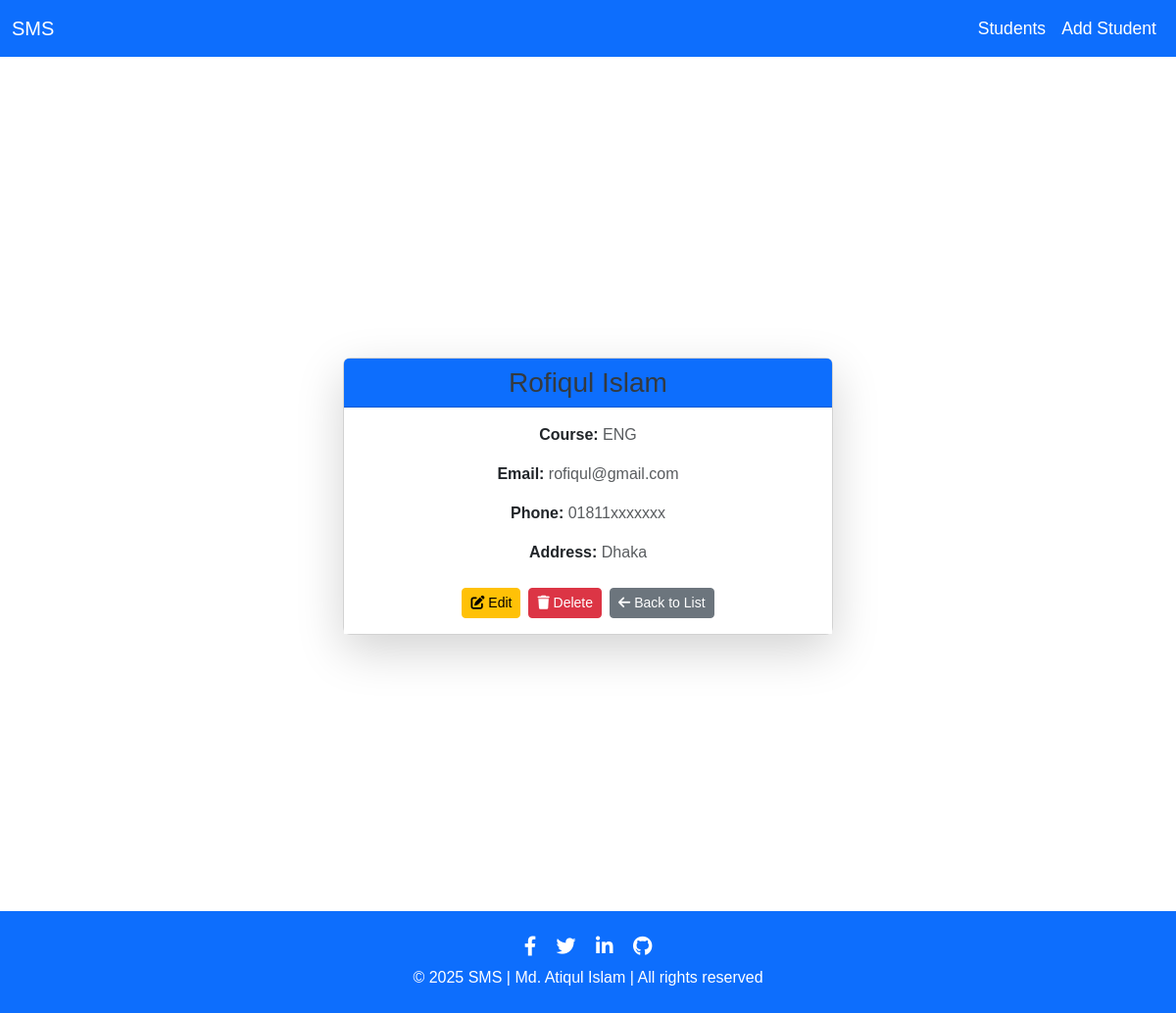
The app's page /detail/24/, older data.
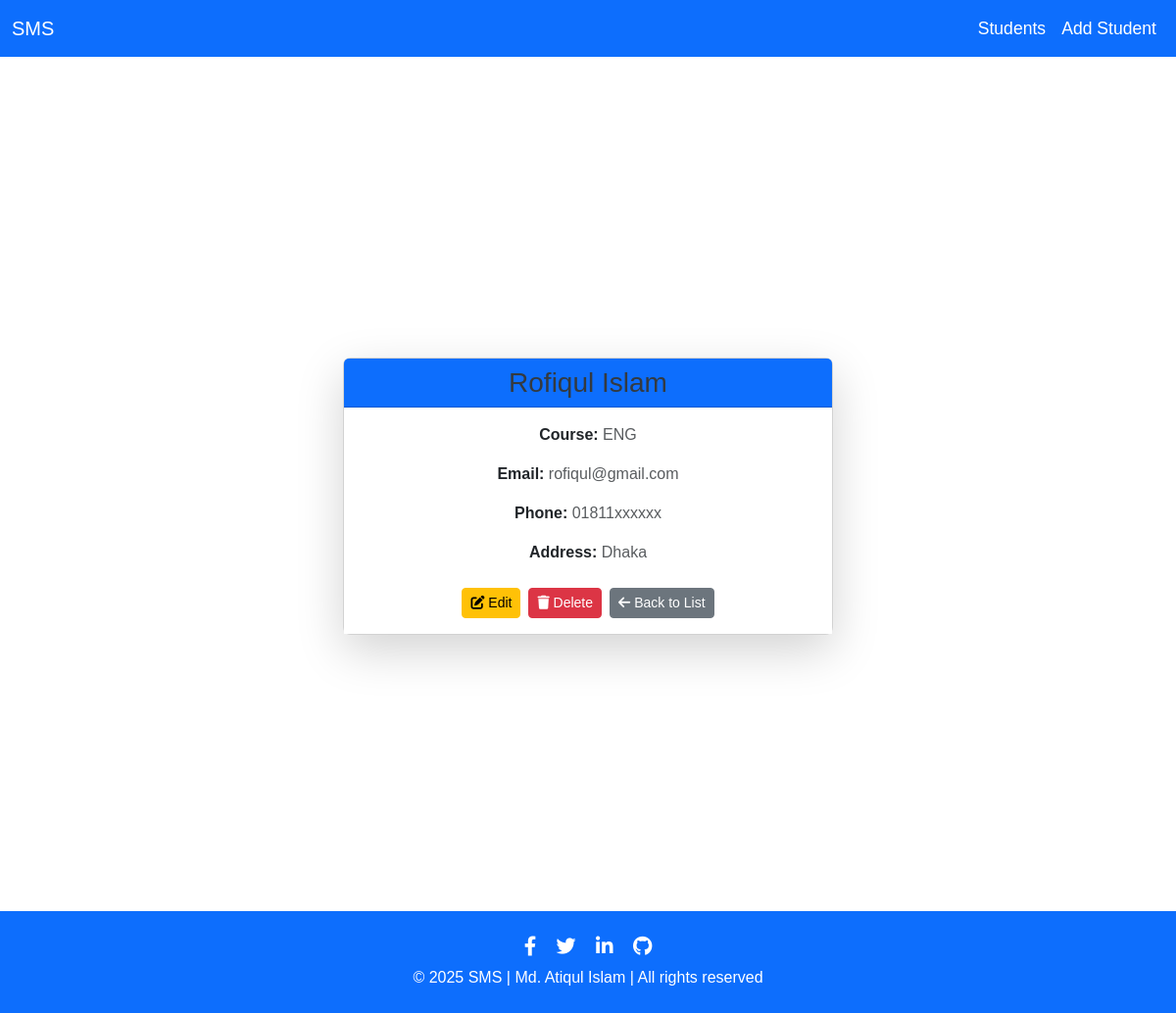
The same page, newer data.
### students/models.py (models this page shows, shortened)
class Student(models.Model):
    COURSE_CHOICES = [
        ('ETE', 'Electronics & Telecommunication Engineering'),
        ('CSE', 'Computer Science & Engineering'),
        ('EEE', 'Electrical & Electronic Engineering'),
        ('BBA', 'Business Administration'),
        ('ENG', 'English Literature'),
        ('LLB', 'Law'),
        ('ME', 'Mechanical Engineering'),
        ('CE', 'Civil Engineering'),
        ('ARCH', 'Architecture'),
        ('BIO', 'Biotechnology'),
        ('PHY', 'Physics'),
        ('CHEM', 'Chemistry'),
        ('MATH', 'Mathematics'),
        ('STAT', 'Statistics'),
        ('MED', 'Medicine'),
        ('PHAR', 'Pharmacy'),
        ('NUR', 'Nursing'),
        ('FIN', 'Finance'),
        ('MKT', 'Marketing'),
        ('HRM', 'Human Resource Management'),
    ]
    first_name = models.CharField(max_length=100)
    last_name = models.CharField(max_length=100)
    course = models.CharField(max_length=10, choices=COURSE_CHOICES, default='ETE')
    email = models.EmailField()
    phone = models.CharField(max_length=15)
    address = models.CharField(max_length=250)

### students/views.py (the view)
# urls.py: path('detail/<int:id>/', views.student_detail, name='student_detail'),
def student_detail(request, id):
    student = get_object_or_404(Student, id=id)
    return render(request, 'students/student_detail.html', {'student': student})

### students/templates/students/student_detail.html
{% extends 'students/base.html' %}
{% block content %}
<div class="container d-flex justify-content-center align-items-center vh-100">
    <div class="card shadow-lg rounded-3" style="width: 90%; max-width: 500px;">
        <div class="card-header bg-primary text-white text-center">
            <h3 class="mb-0">{{ student.first_name }} {{ student.last_name }}</h3>
        </div>
        <div class="card-body text-center">
            <p><strong>Course:</strong> <span class="text-muted">{{ student.course }}</span></p>
            <p><strong>Email:</strong> <span class="text-muted">{{ student.email }}</span></p>
            <p><strong>Phone:</strong> <span class="text-muted">{{ student.phone }}</span></p>
            <p><strong>Address:</strong> <span class="text-muted">{{ student.address }}</span></p>
            <div class="d-flex justify-content-center gap-2 mt-4">
                <a href="{% url 'student_edit' student.id %}" class="btn btn-warning btn-sm">
                    <i class="fas fa-edit"></i> Edit
                </a>
                <a href="{% url 'student_delete' student.id %}" class="btn btn-danger btn-sm">
                    <i class="fas fa-trash"></i> Delete
                </a>
                <a href="{% url 'student_list' %}" class="btn btn-secondary btn-sm">
                    <i class="fas fa-arrow-left"></i> Back to List
                </a>
            </div>
        </div>
    </div>
</div>
{% endblock %}

Row changes from the older to the newer data that the page shows:
changed Student "Rofiqul": phone "01811xxxxxxx" → "01811xxxxxx"
